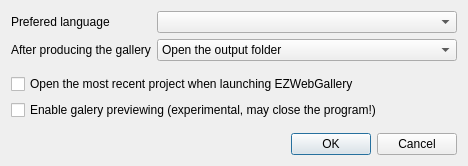
<?xml version="1.0" encoding="UTF-8"?>
<ui version="4.0">
 <class>Configure</class>
 <widget class="QDialog" name="Configure">
  <property name="windowModality">
   <enum>Qt::ApplicationModal</enum>
  </property>
  <property name="geometry">
   <rect>
    <x>0</x>
    <y>0</y>
    <width>468</width>
    <height>166</height>
   </rect>
  </property>
  <property name="font">
   <font>
    <pointsize>9</pointsize>
   </font>
  </property>
  <property name="windowTitle">
   <string>Configure</string>
  </property>
  <property name="windowIcon">
   <iconset resource="../resources/GalleryDesigner.qrc">
    <normaloff>:/icons/images/configure.png</normaloff>:/icons/images/configure.png</iconset>
  </property>
  <layout class="QGridLayout" name="gridLayout">
   <item row="4" column="0">
    <widget class="QDialogButtonBox" name="buttonBox">
     <property name="orientation">
      <enum>Qt::Horizontal</enum>
     </property>
     <property name="standardButtons">
      <set>QDialogButtonBox::Cancel|QDialogButtonBox::Ok</set>
     </property>
    </widget>
   </item>
   <item row="3" column="0">
    <spacer name="verticalSpacer">
     <property name="orientation">
      <enum>Qt::Vertical</enum>
     </property>
     <property name="sizeHint" stdset="0">
      <size>
       <width>20</width>
       <height>40</height>
      </size>
     </property>
    </spacer>
   </item>
   <item row="0" column="0">
    <layout class="QVBoxLayout" name="verticalLayout_2">
     <item>
      <layout class="QFormLayout" name="formLayout">
       <property name="fieldGrowthPolicy">
        <enum>QFormLayout::AllNonFixedFieldsGrow</enum>
       </property>
       <item row="1" column="0">
        <widget class="QLabel" name="label_Language">
         <property name="text">
          <string>Prefered language</string>
         </property>
        </widget>
       </item>
       <item row="1" column="1">
        <widget class="QComboBox" name="comboBox_Language"/>
       </item>
       <item row="2" column="0">
        <widget class="QLabel" name="label_AfterProduction">
         <property name="text">
          <string>After producing the gallery</string>
         </property>
        </widget>
       </item>
       <item row="2" column="1">
        <widget class="QComboBox" name="comboBox_AfterProduction">
         <property name="currentText">
          <string>Open the output folder</string>
         </property>
         <item>
          <property name="text">
           <string>Open the output folder</string>
          </property>
         </item>
         <item>
          <property name="text">
           <string>Display the gallery</string>
          </property>
         </item>
         <item>
          <property name="text">
           <string>Do nothing</string>
          </property>
         </item>
        </widget>
       </item>
      </layout>
     </item>
     <item>
      <spacer name="verticalSpacer_2">
       <property name="orientation">
        <enum>Qt::Vertical</enum>
       </property>
       <property name="sizeHint" stdset="0">
        <size>
         <width>20</width>
         <height>40</height>
        </size>
       </property>
      </spacer>
     </item>
     <item>
      <widget class="QCheckBox" name="checkBox_RecentProject">
       <property name="text">
        <string>Open the most recent project when launching EZWebGallery</string>
       </property>
      </widget>
     </item>
     <item>
      <widget class="QCheckBox" name="checkBox_EnablePreview">
       <property name="text">
        <string>Enable galery previewing (experimental, may close the program!)</string>
       </property>
      </widget>
     </item>
    </layout>
   </item>
  </layout>
 </widget>
 <resources>
  <include location="../resources/GalleryDesigner.qrc"/>
 </resources>
 <connections/>
</ui>
